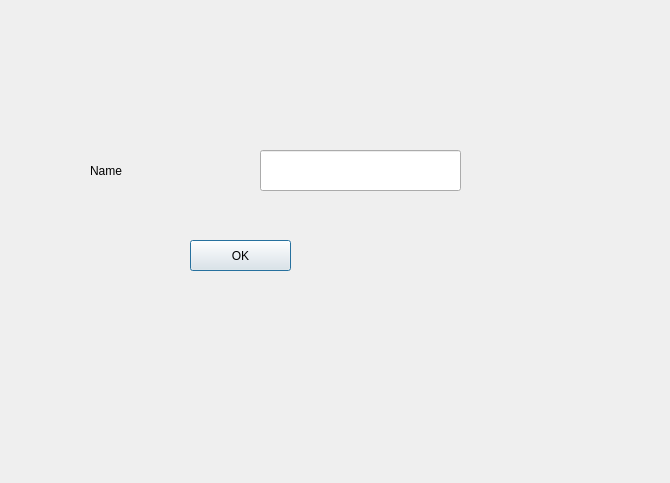
<?xml version="1.0" encoding="UTF-8"?>
<ui version="4.0">
 <class>Dialog</class>
 <widget class="QDialog" name="Dialog">
  <property name="geometry">
   <rect>
    <x>0</x>
    <y>0</y>
    <width>670</width>
    <height>483</height>
   </rect>
  </property>
  <property name="windowTitle">
   <string>Dialog</string>
  </property>
  <widget class="QPushButton" name="pushButton">
   <property name="geometry">
    <rect>
     <x>190</x>
     <y>240</y>
     <width>101</width>
     <height>31</height>
    </rect>
   </property>
   <property name="text">
    <string>OK</string>
   </property>
  </widget>
  <widget class="QLineEdit" name="lineEdit">
   <property name="geometry">
    <rect>
     <x>260</x>
     <y>150</y>
     <width>201</width>
     <height>41</height>
    </rect>
   </property>
  </widget>
  <widget class="QLabel" name="label_2">
   <property name="geometry">
    <rect>
     <x>100</x>
     <y>330</y>
     <width>421</width>
     <height>91</height>
    </rect>
   </property>
   <property name="font">
    <font>
     <pointsize>18</pointsize>
     <weight>75</weight>
     <bold>true</bold>
    </font>
   </property>
   <property name="text">
    <string/>
   </property>
  </widget>
  <widget class="QLabel" name="label_1">
   <property name="geometry">
    <rect>
     <x>90</x>
     <y>150</y>
     <width>81</width>
     <height>41</height>
    </rect>
   </property>
   <property name="text">
    <string>Name</string>
   </property>
  </widget>
 </widget>
 <resources/>
 <connections/>
</ui>
